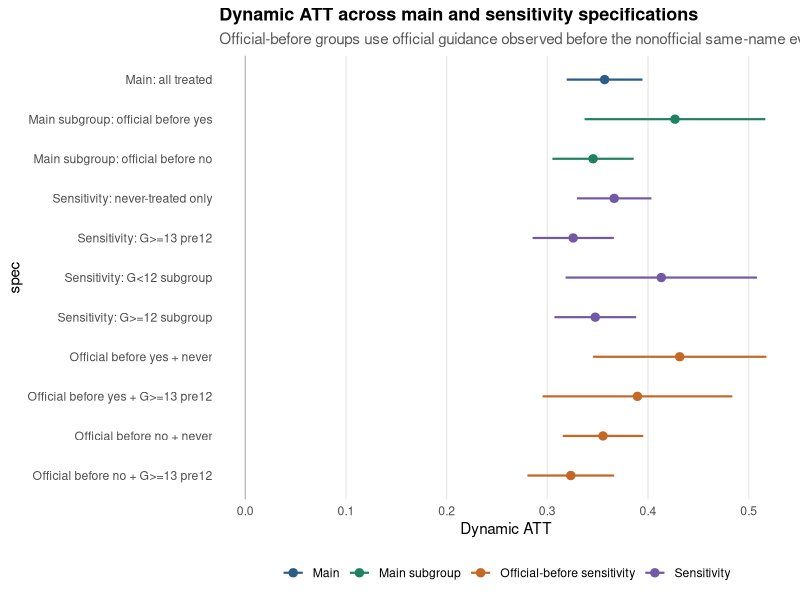
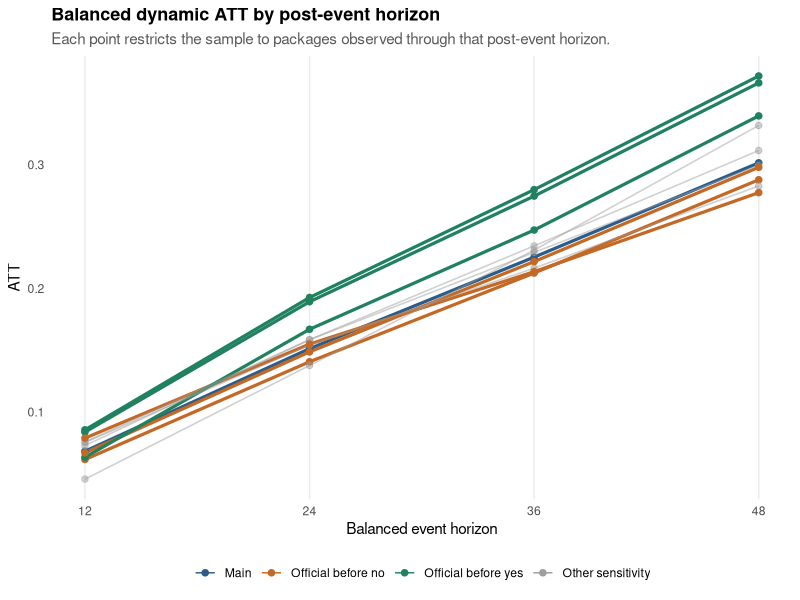
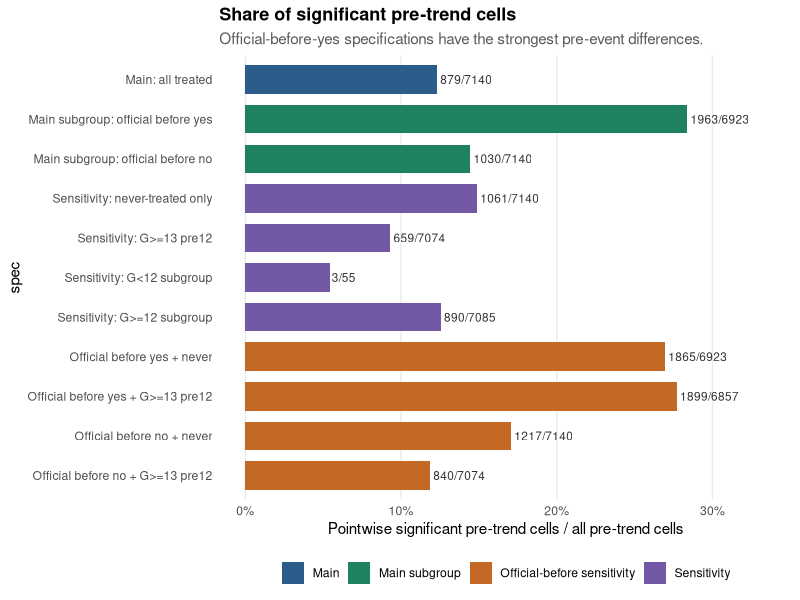

Here is the R script that generated these plots, in order:
# Create figures for the official-before-event CS2021 DID v8 report.

suppressPackageStartupMessages({
  library(ggplot2)
  library(dplyr)
  library(tidyr)
  library(scales)
})

args <- commandArgs(trailingOnly = FALSE)
file_arg <- grep("^--file=", args, value = TRUE)
script_path <- if (length(file_arg) > 0) {
  sub("^--file=", "", file_arg[1])
} else {
  file.path(getwd(), "analysis", "make_cs2021_v8_official_before_report_figures.R")
}
script_path <- normalizePath(script_path, winslash = "/", mustWork = FALSE)
base_dir <- normalizePath(file.path(dirname(script_path), ".."), winslash = "/", mustWork = FALSE)
if (!dir.exists(file.path(base_dir, "figures"))) {
  base_dir <- normalizePath(file.path(getwd(), "RPackagenameconfusion"), winslash = "/", mustWork = FALSE)
}

out_dir <- file.path(base_dir, "figures", "cs2021_did_r_v8")
report_dir <- file.path(out_dir, "report_official_before")
if (!dir.exists(report_dir)) dir.create(report_dir, recursive = TRUE)

theme_report <- function(base_size = 11) {
  theme_minimal(base_size = base_size) +
    theme(
      panel.grid.minor = element_blank(),
      panel.grid.major.y = element_blank(),
      plot.title = element_text(face = "bold", size = base_size + 2),
      plot.subtitle = element_text(color = "grey35"),
      legend.position = "bottom",
      legend.title = element_blank()
    )
}

att_results <- tibble::tribble(
  ~spec, ~family, ~treated, ~dynamic_att, ~dynamic_se, ~group_att, ~group_se, ~calendar_att, ~calendar_se,
  "Main: all treated", "Main", 3262, 0.3569, 0.0192, 0.3128, 0.0174, 0.2975, 0.0169,
  "Main subgroup: official before yes", "Main subgroup", 852, 0.4268, 0.0458, 0.3749, 0.0396, 0.3721, 0.0387,
  "Main subgroup: official before no", "Main subgroup", 2410, 0.3454, 0.0206, 0.3014, 0.0187, 0.2851, 0.0183,
  "Sensitivity: never-treated only", "Sensitivity", 3262, 0.3664, 0.0189, 0.3212, 0.0168, 0.3077, 0.0180,
  "Sensitivity: G>=13 pre12", "Sensitivity", 2712, 0.3257, 0.0206, 0.2779, 0.0181, 0.2757, 0.0177,
  "Sensitivity: G<12 subgroup", "Sensitivity", 502, 0.4132, 0.0485, 0.4132, 0.0460, 0.4171, 0.0442,
  "Sensitivity: G>=12 subgroup", "Sensitivity", 2760, 0.3476, 0.0207, 0.2973, 0.0188, 0.3006, 0.0188,
  "Official before yes + never", "Official-before sensitivity", 852, 0.4315, 0.0439, 0.3788, 0.0420, 0.3770, 0.0394,
  "Official before yes + G>=13 pre12", "Official-before sensitivity", 699, 0.3895, 0.0481, 0.3302, 0.0433, 0.3108, 0.0411,
  "Official before no + never", "Official-before sensitivity", 2410, 0.3553, 0.0204, 0.3102, 0.0182, 0.2963, 0.0197,
  "Official before no + G>=13 pre12", "Official-before sensitivity", 2013, 0.3233, 0.0220, 0.2749, 0.0194, 0.2763, 0.0190
) %>%
  mutate(
    ci_low = dynamic_att - 1.96 * dynamic_se,
    ci_high = dynamic_att + 1.96 * dynamic_se,
    spec = factor(spec, levels = rev(spec))
  )

p_forest <- ggplot(att_results, aes(x = dynamic_att, y = spec, color = family)) +
  geom_vline(xintercept = 0, color = "grey72", linewidth = 0.4) +
  geom_errorbarh(aes(xmin = ci_low, xmax = ci_high), height = 0, linewidth = 0.75) +
  geom_point(size = 2.5) +
  scale_color_manual(values = c(
    "Main" = "#2b5c8a",
    "Main subgroup" = "#20815f",
    "Sensitivity" = "#7359a5",
    "Official-before sensitivity" = "#c46825"
  )) +
  labs(
    title = "Dynamic ATT across main and sensitivity specifications",
    subtitle = "Official-before groups use official guidance observed before the nonofficial same-name event.",
    x = "Dynamic ATT"
  ) +
  theme_report(11)

ggsave(file.path(report_dir, "official_before_dynamic_att_forest.png"), p_forest, width = 9.5, height = 6.0, dpi = 220)

balanced <- tibble::tribble(
  ~spec, ~family, ~e12, ~e24, ~e36, ~e48,
  "Main: all treated", "Main", 0.0682, 0.1512, 0.2253, 0.3016,
  "Main subgroup: official before yes", "Main subgroup", 0.0837, 0.1892, 0.2747, 0.3663,
  "Main subgroup: official before no", "Main subgroup", 0.0615, 0.1406, 0.2124, 0.2879,
  "Sensitivity: never-treated only", "Sensitivity", 0.0727, 0.1585, 0.2344, 0.3116,
  "Sensitivity: G>=13 pre12", "Sensitivity", 0.0753, 0.1541, 0.2164, 0.2829,
  "Sensitivity: G<12 subgroup", "Sensitivity", 0.0456, 0.1376, 0.2310, 0.3319,
  "Sensitivity: G>=12 subgroup", "Sensitivity", 0.0757, 0.1584, 0.2291, 0.2996,
  "Official before yes + never", "Official-before sensitivity", 0.0855, 0.1926, 0.2799, 0.3719,
  "Official before yes + G>=13 pre12", "Official-before sensitivity", 0.0633, 0.1669, 0.2472, 0.3396,
  "Official before no + never", "Official-before sensitivity", 0.0669, 0.1486, 0.2217, 0.2980,
  "Official before no + G>=13 pre12", "Official-before sensitivity", 0.0788, 0.1549, 0.2135, 0.2775
) %>%
  pivot_longer(starts_with("e"), names_to = "horizon", values_to = "att") %>%
  mutate(
    horizon = as.integer(sub("e", "", horizon)),
    highlight = case_when(
      spec == "Main: all treated" ~ "Main",
      grepl("official before yes", spec, ignore.case = TRUE) ~ "Official before yes",
      grepl("official before no", spec, ignore.case = TRUE) ~ "Official before no",
      TRUE ~ "Other sensitivity"
    )
  )

p_balanced <- ggplot(balanced, aes(x = horizon, y = att, group = spec)) +
  geom_line(aes(color = highlight, linewidth = highlight, alpha = highlight)) +
  geom_point(aes(color = highlight, alpha = highlight), size = 1.9) +
  scale_x_continuous(breaks = c(12, 24, 36, 48)) +
  scale_color_manual(values = c(
    "Main" = "#2b5c8a",
    "Official before yes" = "#20815f",
    "Official before no" = "#c46825",
    "Other sensitivity" = "grey62"
  )) +
  scale_linewidth_manual(values = c("Main" = 1.1, "Official before yes" = 1.1, "Official before no" = 1.1, "Other sensitivity" = 0.55)) +
  scale_alpha_manual(values = c("Main" = 1, "Official before yes" = 1, "Official before no" = 1, "Other sensitivity" = 0.48)) +
  guides(linewidth = "none", alpha = "none") +
  labs(
    title = "Balanced dynamic ATT by post-event horizon",
    subtitle = "Each point restricts the sample to packages observed through that post-event horizon.",
    x = "Balanced event horizon",
    y = "ATT"
  ) +
  theme_report(11)

ggsave(file.path(report_dir, "official_before_balanced_dynamic_paths.png"), p_balanced, width = 9.0, height = 5.2, dpi = 220)

pretrend <- tibble::tribble(
  ~spec, ~family, ~pre_cells, ~sig_cells, ~wald_p,
  "Main: all treated", "Main", 7140, 879, 0,
  "Main subgroup: official before yes", "Main subgroup", 6923, 1963, 0,
  "Main subgroup: official before no", "Main subgroup", 7140, 1030, 0,
  "Sensitivity: never-treated only", "Sensitivity", 7140, 1061, 0,
  "Sensitivity: G>=13 pre12", "Sensitivity", 7074, 659, 0,
  "Sensitivity: G<12 subgroup", "Sensitivity", 55, 3, 0.4443,
  "Sensitivity: G>=12 subgroup", "Sensitivity", 7085, 890, 0,
  "Official before yes + never", "Official-before sensitivity", 6923, 1865, 0,
  "Official before yes + G>=13 pre12", "Official-before sensitivity", 6857, 1899, 0,
  "Official before no + never", "Official-before sensitivity", 7140, 1217, 0,
  "Official before no + G>=13 pre12", "Official-before sensitivity", 7074, 840, 0
) %>%
  mutate(
    sig_share = sig_cells / pre_cells,
    label = paste0(sig_cells, "/", pre_cells),
    spec = factor(spec, levels = rev(spec))
  )

p_pretrend <- ggplot(pretrend, aes(x = sig_share, y = spec, fill = family)) +
  geom_col(width = 0.72) +
  geom_text(aes(label = label), hjust = -0.06, size = 3.0, color = "grey20") +
  scale_x_continuous(labels = percent_format(accuracy = 1), limits = c(0, max(pretrend$sig_share) * 1.18)) +
  scale_fill_manual(values = c(
    "Main" = "#2b5c8a",
    "Main subgroup" = "#20815f",
    "Sensitivity" = "#7359a5",
    "Official-before sensitivity" = "#c46825"
  )) +
  labs(
    title = "Share of significant pre-trend cells",
    subtitle = "Official-before-yes specifications have the strongest pre-event differences.",
    x = "Pointwise significant pre-trend cells / all pre-trend cells"
  ) +
  theme_report(11)

ggsave(file.path(report_dir, "official_before_pretrend_significant_share.png"), p_pretrend, width = 9.5, height = 6.0, dpi = 220)

message("Saved figures to: ", report_dir)
